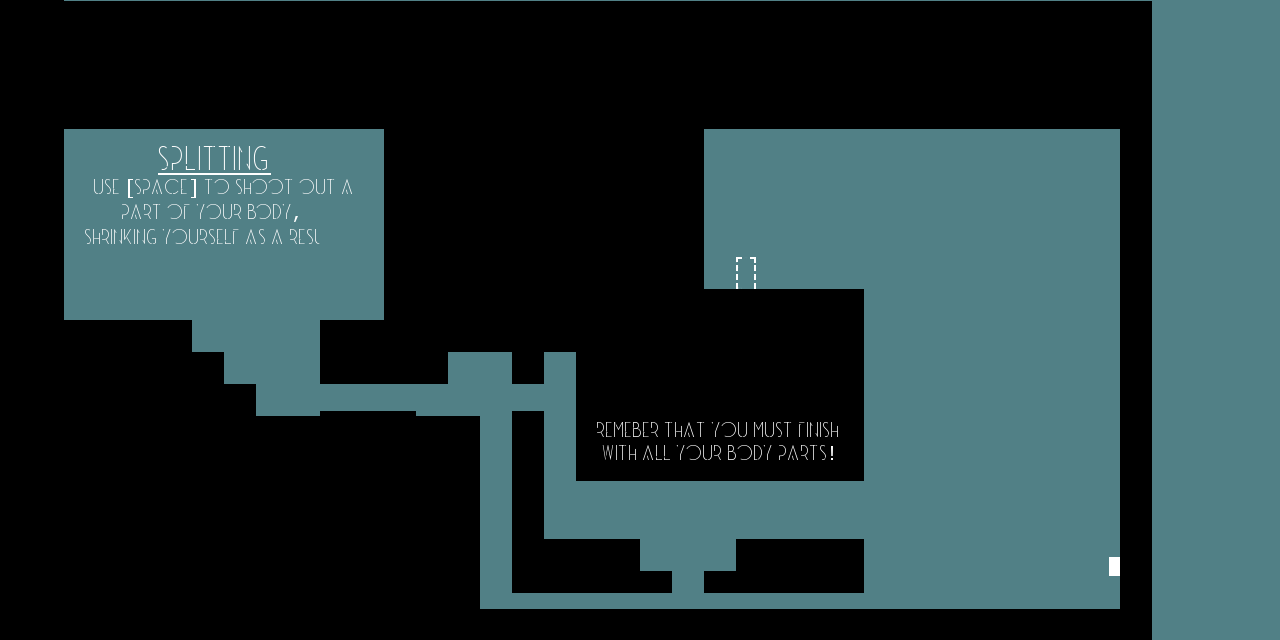

The image is a tile-based game level rendered from a .tmx file. Its description and source (layers, tilesets, objects; grid data summarised) follow:
An orthogonal 40x20 tile map with 32x32 px tiles, 1 tile layer (Tile Layer 1) and 22 objects (doorEntity, liftButtonEntity, liftEntity).

<map version="1.0" orientation="orthogonal" renderorder="right-down" width="40" height="20" tilewidth="32" tileheight="32" backgroundcolor="#518086" nextobjectid="46">
 <tileset firstgid="1" name="sprites2" tilewidth="32" tileheight="32">
  <image source="level2_sprites.png" width="2048" height="1024" />
 </tileset>
 <layer name="Tile Layer 1" width="40" height="20">
  <data>[800 cells, 720 non-empty, 608 distinct tile ids]</data>
 </layer>
 <objectgroup name="Collision">
  <object id="2" x="0" y="320" width="191" height="319" />
  <object id="3" x="191" y="416" width="288" height="221" />
  <object id="4" x="480" y="607.333" width="640" height="32.6667" />
  <object id="7" x="-1" y="0" width="64" height="324" />
  <object id="9" x="64" y="0" width="1057" height="128" />
  <object id="10" x="385" y="128" width="318" height="221" />
  <object id="11" x="384" y="254" width="318" height="1" />
  <object id="14" x="575" y="288" width="288" height="192" />
  <object id="18" x="1120" y="-1" width="31" height="641" />
  <object id="19" x="320" y="320" width="127" height="64" />
  <object id="20" x="512" y="412" width="31" height="180" />
  <object id="21" x="545" y="538" width="95" height="54" />
  <object id="23" x="643" y="570" width="28" height="22" />
  <object id="24" x="704" y="572" width="28" height="20" />
  <object id="25" x="736" y="540" width="128" height="52" />
  <object id="33" x="512" y="351" width="32" height="32.5" />
  <object id="37" x="190" y="352" width="33" height="63" />
  <object id="38" x="222" y="385" width="32" height="30" />
  <object id="39" x="320" y="409" width="96" height="5" />
 </objectgroup>
 <objectgroup name="door">
  <object id="29" name="doorEntity" x="736" y="257" width="18" height="31" />
 </objectgroup>
 <objectgroup name="button">
  <object id="30" name="liftButtonEntity" x="1108" y="557" width="10" height="18">
   <properties>
    <property name="liftNum" value="0" />
   </properties>
  </object>
 </objectgroup>
 <objectgroup name="lift">
  <object id="40" name="liftEntity" x="896.5" y="576.5" width="222" height="32">
   <properties>
    <property name="buttonNum" value="0" />
    <property name="direction" value="up" />
    <property name="finalPosition" value="288" />
   </properties>
  </object>
 </objectgroup>
</map>
